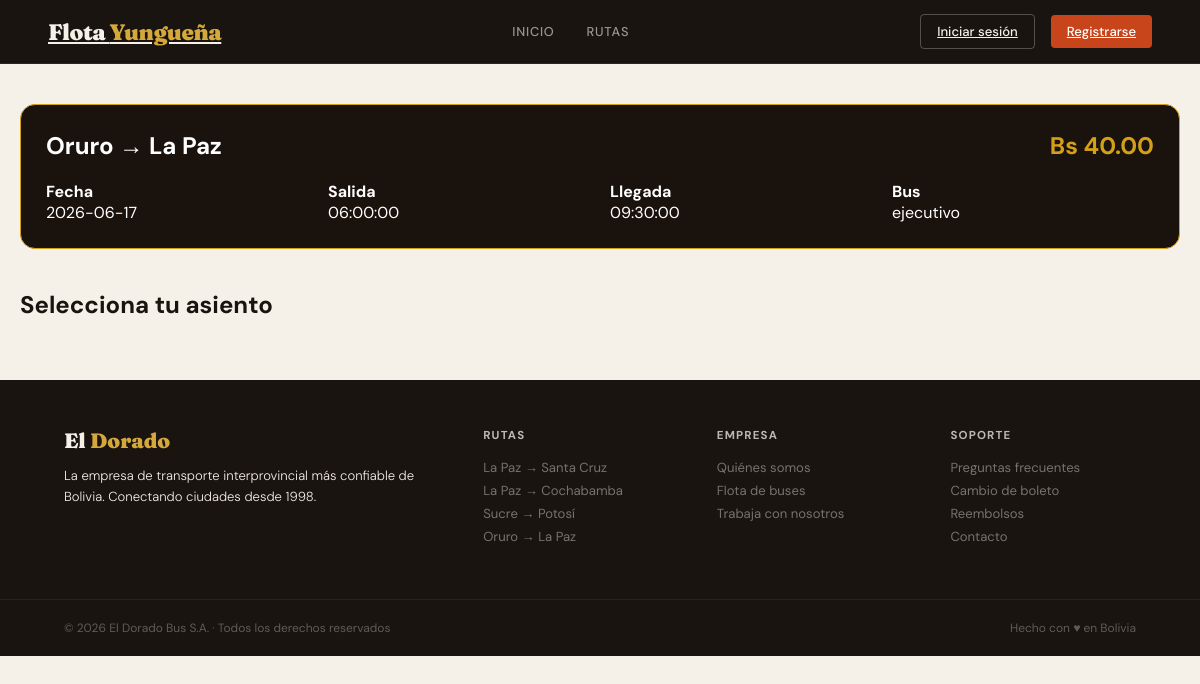
Screenshot of /index.php?page=detalle_viaje&viaje_id=11 with the database file from the repository.
### tables this page shows
CREATE TABLE `viajes` (
  `id` int(10) UNSIGNED NOT NULL,
  `horario_id` int(10) UNSIGNED NOT NULL,
  `fecha_viaje` date NOT NULL,
  `precio` decimal(8,2) NOT NULL,
  `estado` enum('programado','en_curso','completado','cancelado') NOT NULL DEFAULT 'programado'
);

CREATE TABLE `ciudades` (
  `id` int(10) UNSIGNED NOT NULL,
  `nombre` varchar(80) NOT NULL,
  `codigo` char(3) NOT NULL
);

CREATE TABLE `horarios` (
  `id` int(10) UNSIGNED NOT NULL,
  `ruta_id` int(10) UNSIGNED NOT NULL,
  `bus_id` int(10) UNSIGNED NOT NULL,
  `hora_salida` time NOT NULL,
  `hora_llegada` time NOT NULL,
  `dias` set('lun','mar','mie','jue','vie','sab','dom') NOT NULL DEFAULT 'lun,mar,mie,jue,vie,sab,dom',
  `activo` tinyint(1) NOT NULL DEFAULT 1
);

CREATE TABLE `buses` (
  `id` int(10) UNSIGNED NOT NULL,
  `placa` varchar(10) NOT NULL,
  `tipo` enum('economico','ejecutivo','premium_cama') NOT NULL DEFAULT 'ejecutivo',
  `total_seats` tinyint(3) UNSIGNED NOT NULL DEFAULT 40,
  `imagen` varchar(200) DEFAULT 'bus_default.jpg',
  `activo` tinyint(1) NOT NULL DEFAULT 1
);

### index.php (called while the page is built, shortened)
<?php
require_once __DIR__ . '/config/database.php';
require_once __DIR__ . '/controllers/RutaController.php';
$page   = $_GET['page']   ?? 'home';
switch ($page) {
    case 'detalle_viaje':
        $data = (new RutaController())->detalleViaje((int)($_GET['viaje_id'] ?? 0));
        break;
}
require __DIR__ . '/views/layout.php';

### controllers/RutaController.php (called while the page is built, shortened)
<?php
require_once __DIR__ . '/../models/RutaModel.php';
class RutaController {
    private RutaModel $model;
    public function __construct() {
        $this->model = new RutaModel();
    }
    public function detalleViaje(int $viajeId): array {
        $viaje = $this->model->getViajeById($viajeId);
        return compact('viaje', 'asientos', 'asientosOcupados');
    }
}

### config/database.php (called while the page is built, shortened)
<?php
class Database {
    private static ?PDO $instance = null;
    public static function connect(): PDO {
        if (self::$instance === null) {
            $dsn = sprintf(
            'mysql:host=%s;port=%s;dbname=%s;charset=%s',
             DB_HOST,
             DB_PORT,
             DB_NAME,
             DB_CHARSET
);
            self::$instance = new PDO($dsn, DB_USER, DB_PASS, [
                PDO::ATTR_ERRMODE => PDO::ERRMODE_EXCEPTION,
                PDO::ATTR_DEFAULT_FETCH_MODE => PDO::FETCH_ASSOC,
                PDO::ATTR_EMULATE_PREPARES => false,
            ]);
        }
        return self::$instance;
    }
}

### models/RutaModel.php (called while the page is built, shortened)
<?php
require_once __DIR__ . '/../config/database.php';
class RutaModel {
    private PDO $db;
    public function __construct() {
        $this->db = Database::connect();
    }
    public function getViajeById(int $id): ?array {
        $stmt = $this->db->prepare(
            "SELECT v.*, h.hora_salida, h.hora_llegada, h.bus_id,
                    r.duracion_h, r.precio_base,
                    c_o.nombre AS origen, c_d.nombre AS destino,
                    b.tipo AS tipo_bus, b.total_seats, b.placa
             FROM viajes v
             JOIN horarios h   ON h.id  = v.horario_id
             JOIN rutas    r   ON r.id  = h.ruta_id
             JOIN ciudades c_o ON c_o.id = r.origen_id
             JOIN ciudades c_d ON c_d.id = r.destino_id
             JOIN buses    b   ON b.id  = h.bus_id
             WHERE v.id = ? LIMIT 1"
        );
        $stmt->execute([$id]);
        $row = $stmt->fetch();
        return $row ?: null;
    }
}

### views/detalle_viaje.php (the view, shortened to what this page needs)
<section class="detalle-container">
    <div class="detalle-card">
        <div class="detalle-header">
            <h1><?= $viaje['origen'] ?> → <?= $viaje['destino'] ?></h1>
            <span class="precio">
                Bs <?= number_format($viaje['precio'],2) ?>
            </span>
        </div>
        <div class="detalle-info">
            <div>
                <h4>Fecha</h4>
                <p><?= $viaje['fecha_viaje'] ?></p>
            </div>
            <div>
                <h4>Salida</h4>
                <p><?= $viaje['hora_salida'] ?></p>
            </div>
            <div>
                <h4>Llegada</h4>
                <p><?= $viaje['hora_llegada'] ?></p>
            </div>
            <div>
                <h4>Bus</h4>
                <p><?= $viaje['tipo_bus'] ?></p>
            </div>
        </div>
    </div>
    <h2 class="titulo-asientos">
        Selecciona tu asiento
    </h2>
</section>

### style.css (style rules this page uses)
*, *::before, *::after { box-sizing: border-box; margin: 0; padding: 0; }
:root { --cream: #F5F0E8; --dark: #1A1410; --rust: #C8441A; --rust-d: #8B2E0F; --gold: #D4A83A; --gold-light: #F5E9C8; --slate: #3A3530; --mid: #6B6560; --light: #E8E3DB; --white: #FDFAF5; --r: 4px; --r-lg: 12px; }
html { scroll-behavior: smooth; }
body { font-family: 'DM Sans', sans-serif; background: var(--cream); color: var(--dark); min-height: 100vh; }
.detalle-container, .reserva-container, .confirmacion-container, .mis-reservas { max-width:1200px; margin:auto; padding:40px 20px; }
.detalle-card, .reserva-card, .confirmacion-card, .ticket-card { background:#1a120d; border:1px solid #d4a017; border-radius:15px; padding:25px; color:white; }
.detalle-header { display:flex; justify-content:space-between; align-items:center; }
.precio { color:#d4a017; font-size:24px; font-weight:bold; }
.detalle-info { display:grid; grid-template-columns:repeat(auto-fit,minmax(200px,1fr)); gap:20px; margin-top:20px; }
.titulo-asientos { margin:40px 0 20px; }

### rows the page displays
viajes: ciudades.nombre "Oruro", ciudades.nombre "La Paz", precio "40.00", fecha_viaje "2026-06-17", horario.hora_salida "06:00:00", horario.hora_llegada "09:30:00", buses.tipo "ejecutivo"
